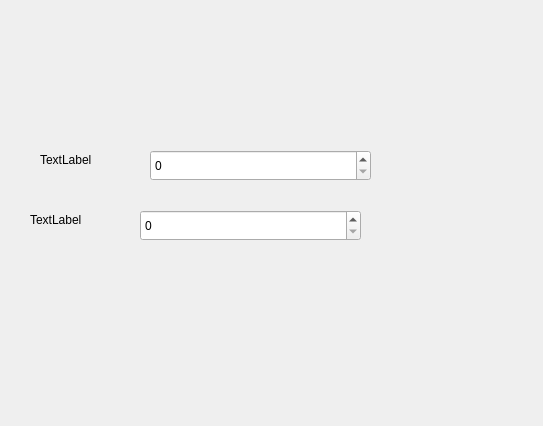
<?xml version="1.0" encoding="UTF-8"?>
<ui version="4.0">
 <class>setupPlot</class>
 <widget class="QWidget" name="setupPlot">
  <property name="geometry">
   <rect>
    <x>0</x>
    <y>0</y>
    <width>543</width>
    <height>426</height>
   </rect>
  </property>
  <property name="windowTitle">
   <string>Form</string>
  </property>
  <widget class="QLabel" name="label">
   <property name="geometry">
    <rect>
     <x>40</x>
     <y>150</y>
     <width>69</width>
     <height>19</height>
    </rect>
   </property>
   <property name="text">
    <string>TextLabel</string>
   </property>
  </widget>
  <widget class="QSpinBox" name="spinBox">
   <property name="geometry">
    <rect>
     <x>150</x>
     <y>150</y>
     <width>221</width>
     <height>31</height>
    </rect>
   </property>
  </widget>
  <widget class="QSpinBox" name="spinBox_2">
   <property name="geometry">
    <rect>
     <x>140</x>
     <y>210</y>
     <width>221</width>
     <height>31</height>
    </rect>
   </property>
  </widget>
  <widget class="QLabel" name="label_2">
   <property name="geometry">
    <rect>
     <x>30</x>
     <y>210</y>
     <width>69</width>
     <height>19</height>
    </rect>
   </property>
   <property name="text">
    <string>TextLabel</string>
   </property>
  </widget>
 </widget>
 <resources/>
 <connections/>
</ui>
